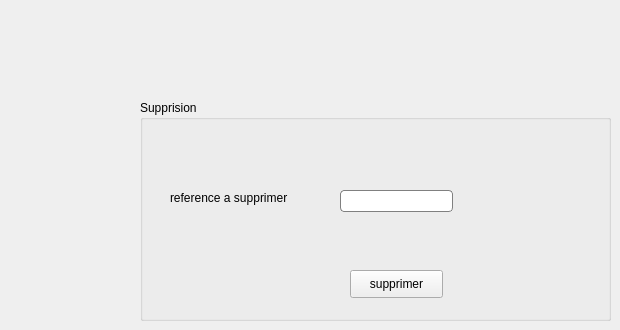
        <widget class="QWidget" name="tab_16">
         <attribute name="title">
          <string>Supprimer point de vente</string>
         </attribute>
         <widget class="QGroupBox" name="groupBox_9">
          <property name="geometry">
           <rect>
            <x>140</x>
            <y>100</y>
            <width>471</width>
            <height>221</height>
           </rect>
          </property>
          <property name="title">
           <string>Supprision</string>
          </property>
          <widget class="QLabel" name="label_27">
           <property name="geometry">
            <rect>
             <x>30</x>
             <y>90</y>
             <width>231</width>
             <height>16</height>
            </rect>
           </property>
           <property name="text">
            <string>reference a supprimer</string>
           </property>
          </widget>
          <widget class="QLineEdit" name="ref_suprimerrr">
           <property name="geometry">
            <rect>
             <x>200</x>
             <y>90</y>
             <width>113</width>
             <height>22</height>
            </rect>
           </property>
           <property name="styleSheet">
            <string notr="true">QLineEdit {
padding: 1px;
border-style: solid;
border: 1px solid grey;
background:white;
border-radius: 4px;
}</string>
           </property>
          </widget>
          <widget class="QPushButton" name="pushButton_7">
           <property name="geometry">
            <rect>
             <x>210</x>
             <y>170</y>
             <width>93</width>
             <height>28</height>
            </rect>
           </property>
           <property name="text">
            <string>supprimer</string>
           </property>
          </widget>
         </widget>
        </widget>
